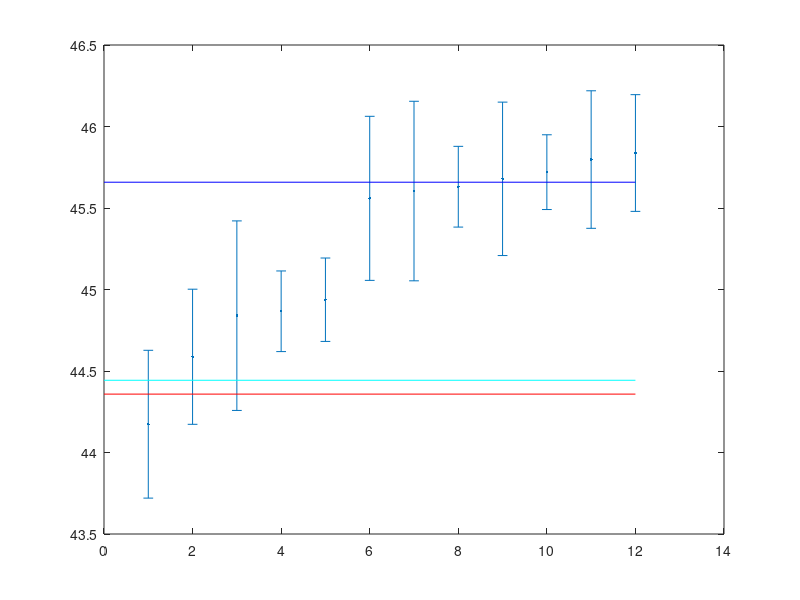

Here is the MATLAB script that generated this plot:
%% Generate fake zircon data

nsamples=12;
eruptionage=rand * 100;
agerange=1.3;
ageuncert=0.1;
ageuncerthet=2;

trueages=rand(nsamples,1).*agerange+eruptionage;
lastzircon=min(trueages);
measureduncert=ageuncert .* (rand(nsamples,1).*ageuncerthet +1);
measuredages=trueages + randn(nsamples,1) .* measureduncert;

[measuredages, IX] = sort(measuredages);
measureduncert = measureduncert(IX);
trueages = trueages(IX);

figure; errorbar(measuredages, measureduncert*2,'.')
hold on; plot([0, nsamples],[lastzircon, lastzircon],'c')
hold on; plot([0, nsamples],[eruptionage, eruptionage],'r')

hold on; plot([0, nsamples],[eruptionage+agerange, eruptionage+agerange],'b')
